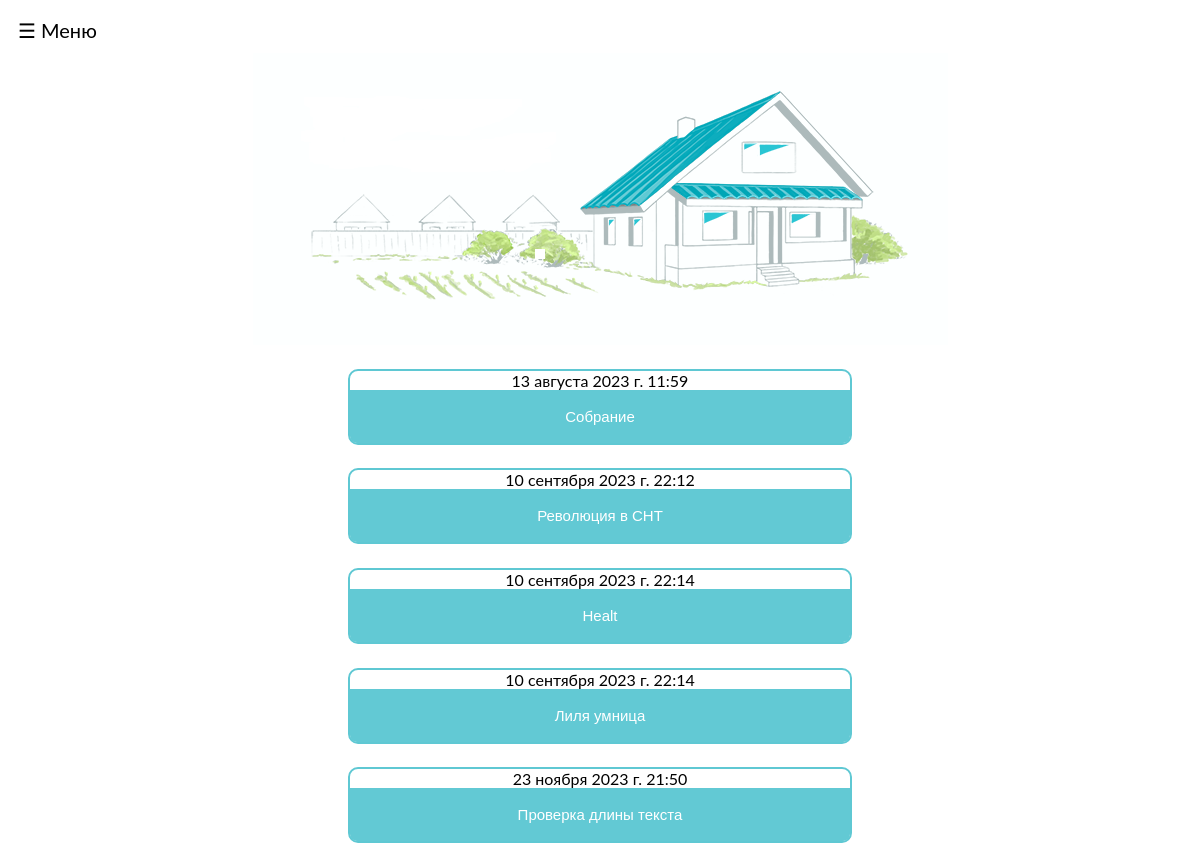
The page / on the database its author committed.
### questionnaire/models.py (models this page shows, shortened)
class Post(models.Model):
    author = models.ForeignKey(settings.AUTH_USER_MODEL, on_delete=models.CASCADE)
    title = models.CharField(max_length=200)
    text = models.TextField()
    created_date = models.DateTimeField(default=timezone.now)
    published_date = models.DateTimeField(blank=True, null=True)

### questionnaire/views.py (the view)
# urls.py: path('', views.post_list, name='post_list'),
def post_list(request):
    posts = Post.objects.filter(published_date__lte=timezone.now()).order_by('published_date')
    return render(request, 'questionnaire/post_list.html', {'posts': posts})

### templates/questionnaire/post_list.html (shortened to what this page needs)
{% extends 'questionnaire/base.html' %}
{% block content %}
    {% for post in posts %}
        <div class="post">
            <div class="date">
                {{ post.published_date }}
            </div>
            <button class="collapsible">{{ post.title }}</button>
        </div>
    {% endfor %}
{% endblock content %}

### templates/questionnaire/base.html (shortened to what this page needs)
<!doctype html>
{% load static %}
<html lang="en">
    <head>
        <link rel="stylesheet" href="{% static '/css/main.css' %}">
        <link rel="stylesheet" href="https://cdnjs.cloudflare.com/ajax/libs/font-awesome/4.7.0/css/font-awesome.min.css">
    </head>
    <body>
    <div class="main">
      <span style="font-size:20px; cursor:pointer" onclick="openNav()">☰ Меню</span>
    </div>
    <img class="logo" src="{% static 'img/СНТ.png' %}" alt="СНТ">
    {% block content %}
    {% endblock %}
    </body>
</html>

### questionnaire/static/css/main.css (style rules this page uses)
.logo { display: block; margin-left: auto; margin-right: auto; max-width:100%; height:auto; width: auto; }
body { font-family: "Lato", sans-serif; }
.post { display: block; margin: 2% auto auto auto; border: 2px solid #5fc8d3; border-radius: 10px; max-width: 500px; text-align: center; position: relative; }
.collapsible { background-color: #62c9d4; color: white; cursor: pointer; padding: 18px; width: 100%; border: none; border-bottom-left-radius: 7px; border-bottom-right-radius: 7px; text-align: center; outline: none; font-size: 15px; }
.main { transition: margin-left .5s; padding: 10px; }

### rows shown on the page
Post: published_date "13 августа 2023 г. 11:59", title "Собрание"
Post: published_date "10 сентября 2023 г. 22:12", title "Революция в СНТ"
Post: published_date "10 сентября 2023 г. 22:14", title "Healt"
Post: published_date "10 сентября 2023 г. 22:14", title "Лиля умница"
Post: published_date "23 ноября 2023 г. 21:50", title "Проверка длины текста"
